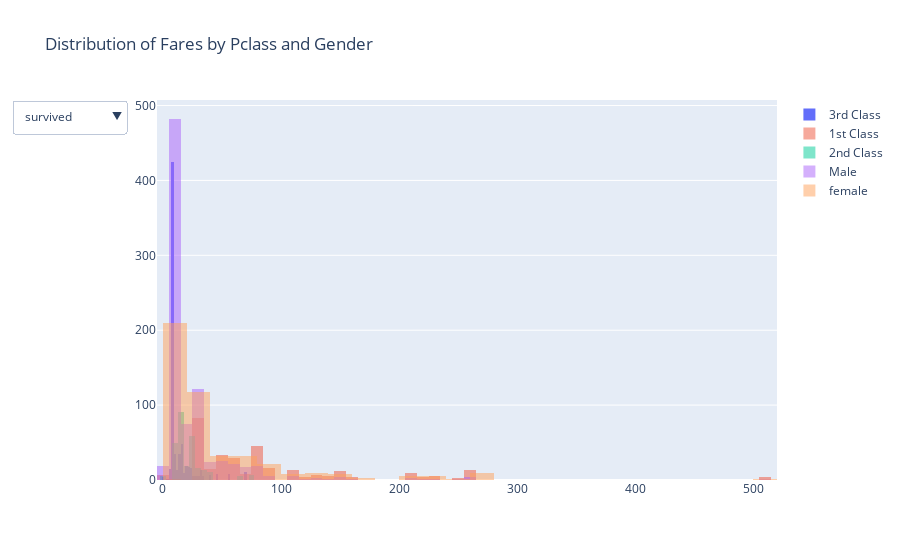

This figure's notebook cell:
### Code cell
#defining list_updatemenus
list_updatemenus = [{'label': 'survived',
  'method': 'update',
  'args': [{'visible': [False, False, False, True, True, True]}, {'title': 'Distribution of Age for Survived Passengers'}]},
 {'label': 'Non Survived',
  'method': 'update',
  'args': [{'visible': [True, True, True, False, False, False]}, {'title': 'Distribution of Age for Non-Survived Passengers'}]}]
#defining all graph objects
x_pclass3 = df[df['pclass']==3]['fare']
x_pclass1 = df[df['pclass']==1]['fare']
x_pclass2 = df[df['pclass']==2]['fare']
x_male = df[df['sex']=='male']['fare']
x_female = df[df['sex']=='female']['fare']
#defining data
data=[go.Histogram(x=x_pclass3,name='3rd Class'),go.Histogram(x=x_pclass1,name='1st Class',opacity = .5,nbinsx=60),go.Histogram(x=x_pclass2,name='2nd Class',opacity = .5),go.Histogram(x=x_male,name='Male',opacity = .5),go.Histogram(x=x_female,name='female',opacity = .5)]
#defining layout
layout=go.Layout(title='Distribution of Fares by Pclass and Gender',updatemenus=list([dict(buttons= list_updatemenus)]),barmode='overlay')
#defining figure and plotting
fig = go.Figure(data,layout)
iplot(fig)

### Figure 1 — Plotly figure (JSON) as saved in the notebook; plotly's stock layout.template omitted (floating-point values rounded to 4 significant figures; data arrays with more than 128 entries replaced by an {"elided": "..."} marker saying what was removed)
{"data": [{"name": "3rd Class", "type": "histogram", "x": {"elided": "709 float values"}}, {"name": "1st Class", "nbinsx": 60, "opacity": 0.5, "type": "histogram", "x": {"elided": "323 float values"}}, {"name": "2nd Class", "opacity": 0.5, "type": "histogram", "x": {"elided": "277 float values"}}, {"name": "Male", "opacity": 0.5, "type": "histogram", "x": {"elided": "843 float values"}}, {"name": "female", "opacity": 0.5, "type": "histogram", "x": {"elided": "466 float values"}}], "layout": {"barmode": "overlay", "title": {"text": "Distribution of Fares by Pclass and Gender"}, "updatemenus": [{"buttons": [{"args": [{"visible": [false, false, false, true, true, true]}, {"title": "Distribution of Age for Survived Passengers"}], "label": "survived", "method": "update"}, {"args": [{"visible": [true, true, true, false, false, false]}, {"title": "Distribution of Age for Non-Survived Passengers"}], "label": "Non Survived", "method": "update"}]}]}}
